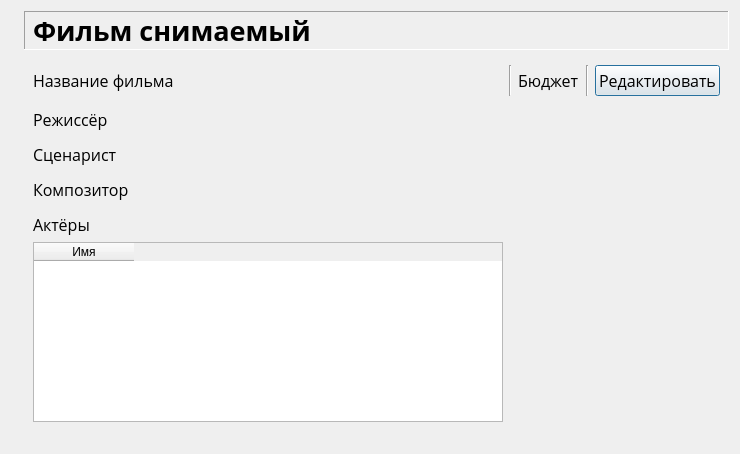
<?xml version="1.0" encoding="UTF-8"?>
<ui version="4.0">
 <class>Form</class>
 <widget class="QWidget" name="Form">
  <property name="geometry">
   <rect>
    <x>0</x>
    <y>0</y>
    <width>740</width>
    <height>454</height>
   </rect>
  </property>
  <property name="sizePolicy">
   <sizepolicy hsizetype="Preferred" vsizetype="Preferred">
    <horstretch>0</horstretch>
    <verstretch>0</verstretch>
   </sizepolicy>
  </property>
  <property name="minimumSize">
   <size>
    <width>0</width>
    <height>0</height>
   </size>
  </property>
  <property name="windowTitle">
   <string>Form</string>
  </property>
  <layout class="QFormLayout" name="formLayout">
   <item row="0" column="0">
    <widget class="QLabel" name="logo">
     <property name="text">
      <string/>
     </property>
     <property name="pixmap">
      <pixmap>images/logo3.png</pixmap>
     </property>
     <property name="scaledContents">
      <bool>false</bool>
     </property>
    </widget>
   </item>
   <item row="0" column="1">
    <widget class="QLabel" name="label_12">
     <property name="font">
      <font>
       <family>Proxima Nova</family>
       <pointsize>20</pointsize>
       <weight>75</weight>
       <bold>true</bold>
      </font>
     </property>
     <property name="frameShape">
      <enum>QFrame::Panel</enum>
     </property>
     <property name="frameShadow">
      <enum>QFrame::Sunken</enum>
     </property>
     <property name="text">
      <string>Фильм снимаемый</string>
     </property>
    </widget>
   </item>
   <item row="1" column="1">
    <widget class="QWidget" name="widget" native="true">
     <property name="sizePolicy">
      <sizepolicy hsizetype="Preferred" vsizetype="Preferred">
       <horstretch>0</horstretch>
       <verstretch>0</verstretch>
      </sizepolicy>
     </property>
     <layout class="QGridLayout" name="gridLayout_2">
      <item row="0" column="3">
       <widget class="Line" name="line_5">
        <property name="orientation">
         <enum>Qt::Vertical</enum>
        </property>
       </widget>
      </item>
      <item row="8" column="1">
       <widget class="Line" name="line_4">
        <property name="orientation">
         <enum>Qt::Vertical</enum>
        </property>
       </widget>
      </item>
      <item row="3" column="0">
       <widget class="QLabel" name="label_4">
        <property name="sizePolicy">
         <sizepolicy hsizetype="Fixed" vsizetype="Fixed">
          <horstretch>0</horstretch>
          <verstretch>0</verstretch>
         </sizepolicy>
        </property>
        <property name="font">
         <font>
          <family>Open Sans</family>
          <pointsize>12</pointsize>
         </font>
        </property>
        <property name="text">
         <string>Режиссёр</string>
        </property>
       </widget>
      </item>
      <item row="5" column="0">
       <widget class="QLabel" name="label_5">
        <property name="font">
         <font>
          <family>Open Sans</family>
          <pointsize>12</pointsize>
         </font>
        </property>
        <property name="text">
         <string>Сценарист</string>
        </property>
       </widget>
      </item>
      <item row="6" column="1">
       <widget class="Line" name="line_3">
        <property name="orientation">
         <enum>Qt::Vertical</enum>
        </property>
       </widget>
      </item>
      <item row="0" column="4">
       <widget class="QPushButton" name="pushButton">
        <property name="sizePolicy">
         <sizepolicy hsizetype="Fixed" vsizetype="Fixed">
          <horstretch>0</horstretch>
          <verstretch>0</verstretch>
         </sizepolicy>
        </property>
        <property name="font">
         <font>
          <family>Open Sans</family>
          <pointsize>12</pointsize>
         </font>
        </property>
        <property name="text">
         <string>Редактировать</string>
        </property>
        <property name="default">
         <bool>true</bool>
        </property>
        <property name="flat">
         <bool>false</bool>
        </property>
       </widget>
      </item>
      <item row="2" column="1">
       <widget class="Line" name="line">
        <property name="orientation">
         <enum>Qt::Vertical</enum>
        </property>
       </widget>
      </item>
      <item row="9" column="0">
       <widget class="QLabel" name="label_7">
        <property name="font">
         <font>
          <family>Open Sans</family>
          <pointsize>12</pointsize>
         </font>
        </property>
        <property name="text">
         <string>Актёры</string>
        </property>
       </widget>
      </item>
      <item row="0" column="1">
       <widget class="Line" name="line_9">
        <property name="orientation">
         <enum>Qt::Vertical</enum>
        </property>
       </widget>
      </item>
      <item row="4" column="1">
       <widget class="Line" name="line_2">
        <property name="orientation">
         <enum>Qt::Vertical</enum>
        </property>
       </widget>
      </item>
      <item row="10" column="0">
       <widget class="QTableWidget" name="tableWidget">
        <column>
         <property name="text">
          <string>Имя</string>
         </property>
        </column>
       </widget>
      </item>
      <item row="0" column="0">
       <widget class="QLabel" name="label_2">
        <property name="sizePolicy">
         <sizepolicy hsizetype="Fixed" vsizetype="Fixed">
          <horstretch>0</horstretch>
          <verstretch>0</verstretch>
         </sizepolicy>
        </property>
        <property name="font">
         <font>
          <family>Open Sans</family>
          <pointsize>12</pointsize>
          <weight>50</weight>
          <bold>false</bold>
         </font>
        </property>
        <property name="autoFillBackground">
         <bool>false</bool>
        </property>
        <property name="inputMethodHints">
         <set>Qt::ImhNone</set>
        </property>
        <property name="frameShape">
         <enum>QFrame::NoFrame</enum>
        </property>
        <property name="frameShadow">
         <enum>QFrame::Sunken</enum>
        </property>
        <property name="text">
         <string>Название фильма</string>
        </property>
        <property name="textFormat">
         <enum>Qt::PlainText</enum>
        </property>
        <property name="scaledContents">
         <bool>false</bool>
        </property>
        <property name="wordWrap">
         <bool>false</bool>
        </property>
       </widget>
      </item>
      <item row="0" column="2">
       <widget class="QLabel" name="label_8">
        <property name="font">
         <font>
          <family>Open Sans</family>
          <pointsize>12</pointsize>
         </font>
        </property>
        <property name="text">
         <string>Бюджет</string>
        </property>
       </widget>
      </item>
      <item row="7" column="0">
       <widget class="QLabel" name="label_6">
        <property name="font">
         <font>
          <family>Open Sans</family>
          <pointsize>12</pointsize>
         </font>
        </property>
        <property name="text">
         <string>Композитор</string>
        </property>
       </widget>
      </item>
     </layout>
    </widget>
   </item>
   <item row="2" column="1">
    <widget class="Line" name="line_8">
     <property name="orientation">
      <enum>Qt::Vertical</enum>
     </property>
    </widget>
   </item>
   <item row="3" column="1">
    <widget class="Line" name="line_7">
     <property name="orientation">
      <enum>Qt::Vertical</enum>
     </property>
    </widget>
   </item>
  </layout>
 </widget>
 <resources/>
 <connections/>
</ui>
